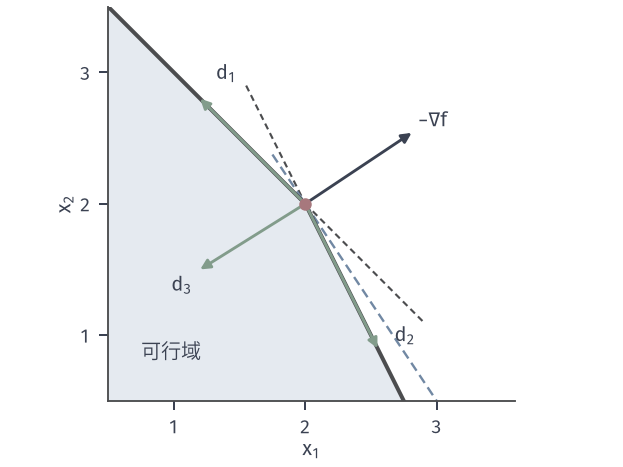

This chart was generated by the following Python code:
from pathlib import Path
import sys
ROOT = next(p for p in Path(__file__).resolve().parents if (p/'build.sh').is_file() and (p/'tex/book.tex').is_file())
sys.path.insert(0, str(ROOT/'figures/00-shared/mathematical-preliminaries-upper/00-shared/comprehension-figures'))
from support import figure, save, BLUE, GREEN, YELLOW, RED, PURPLE, INK, MUTED, GRID, BLUE_FILL, GREEN_FILL, YELLOW_FILL, RED_FILL, PURPLE_FILL
import numpy as np
HERE = Path(__file__).resolve().parent
STROKE = '#4C4D4F'
def panel(fig, left, right, top, bottom, wspace):
    fig.set_layout_engine(None)
    fig.subplots_adjust(left=left, right=right, top=top, bottom=bottom, wspace=wspace)
def tags(fig, axes):
    for ax, s in zip(axes, ('(a)', '(b)', '(c)', '(d)')):
        p = ax.get_position(); fig.text((p.x0+p.x1)/2, .015, s, ha='center', va='bottom')

# 资源分配的最优点 (2,2)：梯度 (-3,-2)，可行方向锥由 (-1,1) 与 (1,-2) 张成。
fig, ax = figure(width_mm=88, height_mm=66)
poly=np.array([[0.5,0.5],[2.75,.5],[2,2],[.5,3.5]])
ax.fill(poly[:,0],poly[:,1],facecolor=BLUE_FILL,edgecolor='none',zorder=0)
ax.plot([.5,2],[3.5,2],color=STROKE,lw=1.6,zorder=2); ax.plot([2.75,2],[.5,2],color=STROKE,lw=1.6,zorder=2)
s=np.array([2,2.9]); ax.plot(s,4-s,color=STROKE,lw=.85,ls=(0,(3,2)),zorder=1); s=np.array([1.55,2]); ax.plot(s,6-2*s,color=STROKE,lw=.85,ls=(0,(3,2)),zorder=1)
for c in (10,):
    x=np.array([1.75,3.0]); ax.plot(x,(c-3*x)/2,color=BLUE,lw=.95,ls=(0,(4,2.2)),zorder=1)
arr=lambda p,q,c,lw=1.15:ax.annotate('',xy=q,xytext=p,arrowprops=dict(arrowstyle='-|>',color=c,lw=lw,mutation_scale=8,shrinkA=0,shrinkB=0),zorder=5)
arr((2,2),(2+.42*-1.8/1.8*1.8,2+.42*1.8),GREEN) if 0 else None
arr((2,2),(1.2,2.8),GREEN); arr((2,2),(2.55,.9),GREEN); arr((2,2),(1.2,1.5),GREEN)
arr((2,2),(2+3*.27,2+2*.27),INK)
ax.plot([2],[2],'o',ms=5,color=RED,mew=0,zorder=6)
ax.text(1.32,2.92,'$d_1$',ha='left',va='bottom'); ax.text(2.68,1.0,'$d_2$',ha='left',va='center'); ax.text(1.14,1.46,'$d_3$',ha='right',va='top')
ax.text(2.86,2.56,r'$-\nabla f$',ha='left',va='bottom')
ax.text(.75,.82,'可行域',color=INK)
ax.set_xlim(.5,3.6); ax.set_ylim(.5,3.5); ax.set_aspect('equal'); ax.set_xticks([1,2,3]); ax.set_yticks([1,2,3]); ax.set_xlabel('$x_1$',labelpad=1); ax.set_ylabel('$x_2$',labelpad=2)
save(fig, HERE, 'figure', {'xstar':[2,2],'grad':[-3,-2],'cone':[[-1,1],[1,-2]],'d3':[-.8,-.5]})
